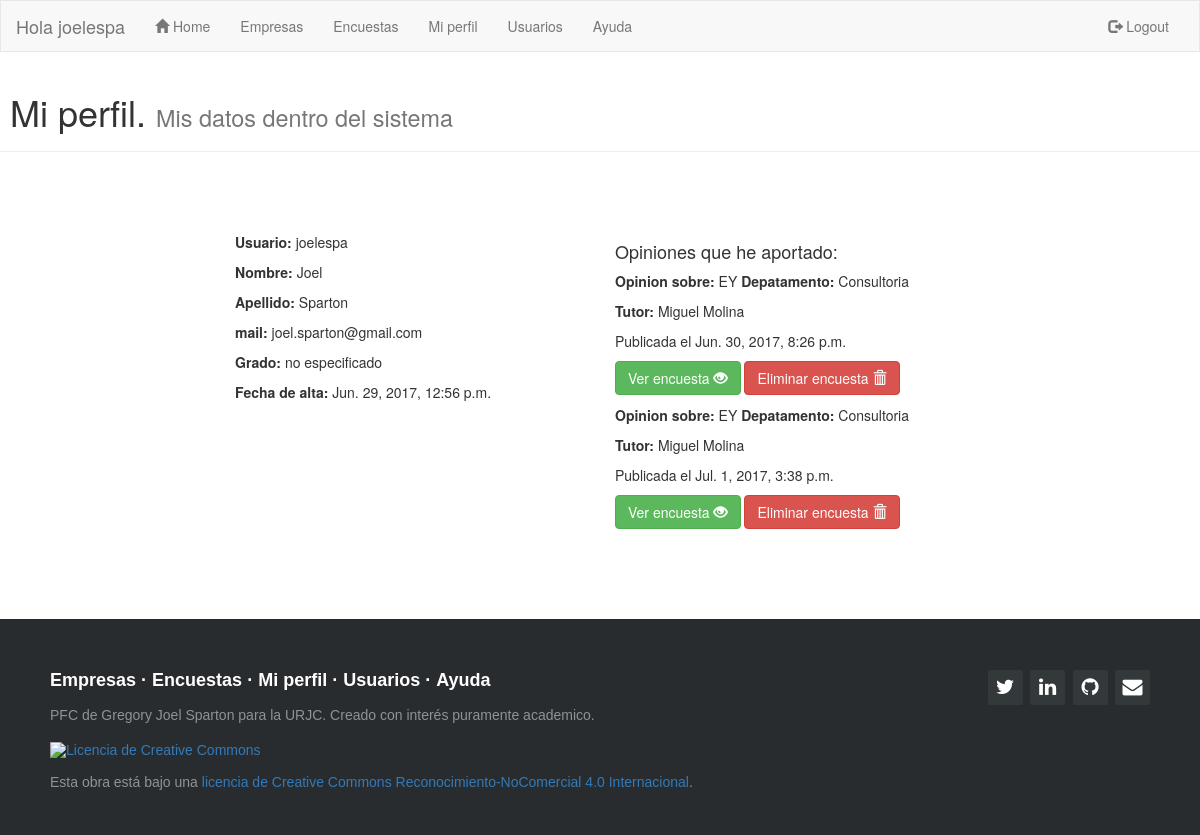
The app's page /usuarios/miperfil/ (signed in) with its own data.
### sopa/models.py (models this page shows)
class usuarios (AbstractUser):
    id_grado = models.IntegerField(null=True,blank=True,default='0')

class encuestas (models.Model):
    user = models.TextField(max_length=20,null=True,blank=True,default='')
    nombre_empresa = models.TextField(max_length=30,null=True,blank=True,default='')
    tutor = models.TextField(max_length=20,null=True,blank=True,default='')
    departamento = models.TextField(max_length=20,null=True,blank=True,default='')
    id_encuesta = models.IntegerField(null=True,blank=True,default='0')
    created_date = models.DateTimeField(default=timezone.now)
    pf1 = models.TextField(max_length=20,null=True,blank=True,default='')
    pf11 = models.TextField(max_length=20,null=True,blank=True,default='')
    pf2 = models.TextField(max_length=20,null=True,blank=True,default='')
    pf22 = models.TextField(max_length=20,null=True,blank=True,default='')
    pb1 = models.TextField(max_length=20,null=True,blank=True,default='')
    pb2 = models.TextField(max_length=20,null=True,blank=True,default='')
    pb3 = models.TextField(max_length=20,null=True,blank=True,default='')
    pb4 = models.TextField(max_length=20,null=True,blank=True,default='')
    ps1 = models.TextField(max_length=20,null=True,blank=True,default='')
    ps2 = models.TextField(max_length=20,null=True,blank=True,default='')
    ps3 = models.TextField(max_length=20,null=True,blank=True,default='')
    ps4 = models.TextField(max_length=20,null=True,blank=True,default='')
    ps5 = models.TextField(max_length=20,null=True,blank=True,default='')
    ps6 = models.TextField(max_length=20,null=True,blank=True,default='')
    ps7 = models.TextField(max_length=20,null=True,blank=True,default='')
    pa1 = models.TextField(max_length=20,null=True,blank=True,default='')
    pa2 = models.TextField(max_length=20,null=True,blank=True,default='')
    nota = models.IntegerField(null=True,blank=True,default='0')

### sopa/views.py (the view)
# urls.py: url(r'^usuarios/miperfil/$', views.miperfil, name='mi_perfil'),
@login_required
def miperfil(request):
    usuario = get_object_or_404(usuarios, username = request.user)
    try:
        grado = grados.objects.get(id_grado=usuario.id_grado)
    except ObjectDoesNotExist:
        grado = "no especificado"
    op = encuestas.objects.filter(user = usuario.username).order_by('created_date')
    if op:
        aux=""
        opiniones = op
    else:
        aux="No he añadido opiniones"
        opiniones = ""
    return render(request, 'sopa/perfil_usuario.html', {'titulo': 'SOPA Mi perfil' ,'usuario' : usuario, 'grado' : grado, 'opinion' : opiniones, 'aux' : aux})

### sopa/templates/sopa/perfil_usuario.html (shortened to what this page needs)
{% extends "sopa/index.html" %}
{% block content %}
<div class="page-header">
  <h1>&nbsp;Mi perfil. <small>Mis datos dentro del sistema</small></h1>
</div>
<div class="container">
    <br />
    <br />
    <br />
<div class ="col-md-4 col-md-offset-2">
<p><b> Usuario:</b> {{usuario.username}} </p>
<p><b> Nombre:</b> {{usuario.first_name}} </p>
<p><b> Apellido:</b> {{usuario.last_name}} </p>
<p><b> mail:</b> {{usuario.email}} </p>
<p><b> Grado:</b> {{grado}}{{grado.nombre_grado}} </p>
<p><b> Fecha de alta:</b> {{usuario.date_joined}}</p>
</div>
<div class ="col-md-4" >
  <h4> Opiniones que he aportado: </h4>
  {%for op in opinion%}
  <p><b>Opinion sobre:</b> {{op.nombre_empresa}} <b>Depatamento:</b> {{op.departamento}}</p>
  <p><b> Tutor:</b> {{op.tutor}}</p>
  <p>Publicada el {{op.created_date}}</p>
  <p><a href='/encuesta/detalle/{{op.pk}}' class="btn btn-success" role="button"> Ver encuesta
      <span class="glyphicon glyphicon-eye-open" aria-hidden="true"></span></a>
    <a href='/encuesta/eliminar/{{op.pk}}' class="btn btn-danger" role="button"> Eliminar encuesta
      <span class="glyphicon glyphicon-trash" aria-hidden="true"></span></a></p>
  {% endfor %}
</div>
</div>
{% endblock content %}

### sopa/templates/sopa/index.html (shortened to what this page needs)
{% load staticfiles %}
<!DOCTYPE html>
<html lang="en">
<head>
  <link rel="stylesheet" href="https://maxcdn.bootstrapcdn.com/bootstrap/3.3.7/css/bootstrap.min.css">
  <link rel="stylesheet" href="{% static 'css/sopa.css' %}">
  <link href="//maxcdn.bootstrapcdn.com/font-awesome/4.1.0/css/font-awesome.min.css" rel="stylesheet">
</head>
  <nav class="navbar navbar-default">
    <div class="container-fluid">
      <div class="navbar-header">
        <a class="navbar-brand" >Hola {{ user.username }}</a>
      </div>
      <div class="collapse navbar-collapse" id="myNavbar">
        <ul class="nav navbar-nav">
          <li><a href="/"><span class="glyphicon glyphicon-home" aria-hidden="true"></span> Home</a></li>
          <li><a title="Empresas" href="/empresas">Empresas</a></li>
          <li><a title="Encuestas" href="/encuesta">Encuestas</a></li>
          <li><a title="Mi perfil" href="/usuarios/miperfil">Mi perfil</a></li>
          <li><a title="Usuarios" href="/usuarios">Usuarios</a></li>
          <li><a title="Ayuda" href="/ayuda">Ayuda</a></li>
        </ul>
        <ul class="nav navbar-nav navbar-right">
          {% if user.is_authenticated %}
          <li><a href="/logout"><span class="glyphicon glyphicon-log-out"></span> Logout</a></li>
          {% else %}
          <li><a href="/login"><span class="glyphicon glyphicon-log-in"></span> Sing In</a></li>
          {% endif %}
        </ul>
      </div>
  </div>
</nav>
<body>
{% block content %}
{% endblock content %}
</body>
<footer class="footer-distributed">
  <div class="footer-right">
    <a href="https://twitter.com/joelespa"><i class="fa fa-twitter"></i></a>
    <a href="https://www.linkedin.com/in/joel-sparton-05886665/"><i class="fa fa-linkedin"></i></a>
    <a href="https://github.com/joelespa"><i class="fa fa-github"></i></a>
    <a href="mailto:joelespa@hotmail.com"><i class="fa fa-envelope" aria-hidden="true"></i>
  </div>
  <div class="footer-left">
    <p class="footer-links">
      <a href="/empresas">Empresas</a>
      ·
      <a href="/encuesta">Encuestas</a>
      ·
      <a href="/usuarios/miperfil">Mi perfil</a>
      ·
      <a href="/usuarios">Usuarios</a>
      ·
      <a href="/ayuda">Ayuda</a>
    </p>
    <p>PFC de Gregory Joel Sparton para la URJC. Creado con interés puramente academico.</p><br>
    <p><a rel="license" href="http://creativecommons.org/licenses/by-nc/4.0/"><img alt="Licencia de Creative Commons" style="border-width:0" src="https://i.creativecommons.org/l/by-nc/4.0/88x31.png" /></a><br><br>Esta obra está bajo una <a rel="license" href="http://creativecommons.org/licenses/by-nc/4.0/">licencia de Creative Commons Reconocimiento-NoComercial 4.0 Internacional</a>.</p>
  </div>
</footer>

### sopa/static/css/sopa.css (style rules this page uses)
.navbar { margin-bottom: 0; border-radius: 0; }
.footer-distributed { background-color: #292c2f; box-shadow: 0 1px 1px 0 rgba(0, 0, 0, 0.12); box-sizing: border-box; width: 100%; text-align: left; font: normal 16px sans-serif; padding: 45px 50px; margin-top: 80px; }
.footer-distributed .footer-left p { color: #8f9296; font-size: 14px; margin: 0; }
.footer-distributed p.footer-links { font-size:18px; font-weight: bold; color: #ffffff; margin: 0 0 10px; padding: 0; }
.footer-distributed p.footer-links a { display:inline-block; line-height: 1.8; text-decoration: none; color: inherit; }
.footer-distributed .footer-right { float: right; margin-top: 6px; max-width: 180px; }
.footer-distributed .footer-right a { display: inline-block; width: 35px; height: 35px; background-color: #33383b; border-radius: 2px; font-size: 20px; color: #ffffff; text-align: center; line-height: 35px; margin-left: 3px; }

### records on screen
usuarios: username "joelespa", first_name "Joel", last_name "Sparton", email "joel.sparton@gmail.com", date_joined "Jun. 29, 2017, 12:56 p.m."
encuestas: nombre_empresa "EY", departamento "Consultoria", tutor "Miguel Molina", created_date "Jun. 30, 2017, 8:26 p.m."
encuestas: nombre_empresa "EY", departamento "Consultoria", tutor "Miguel Molina", created_date "Jul. 1, 2017, 3:38 p.m."

### other values on screen
{{ grado }} "no especificado"
